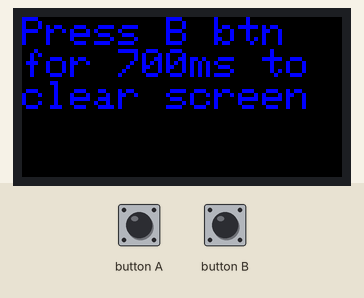
Recording of a program running on a simulated ESP32. Shown: 160×80 colour display. The inputs (shaded band) are chosen by the test bench.

Above: at 1.3 s.
1.4 s: button A pressed for 0.15 s
At 2.4 s:
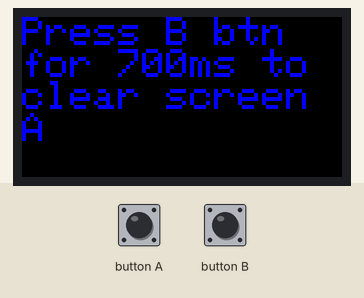
3.0 s: button B pressed for 0.15 s
At 3.6 s:
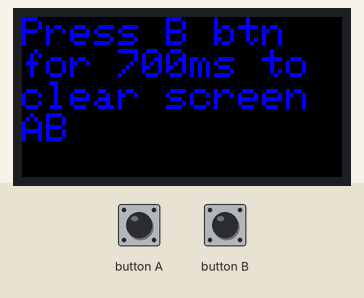
4.6 s: button A pressed for 1 s
At 6.0 s:
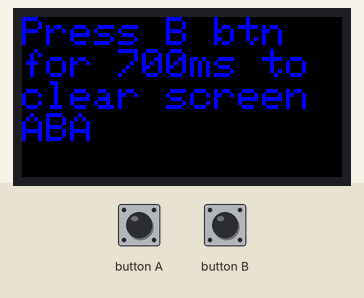
7.1 s: button A pressed for 0.15 s
At 7.9 s:
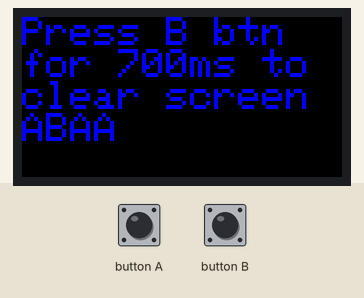
8.7 s: button B pressed for 1 s
At 10.4 s:
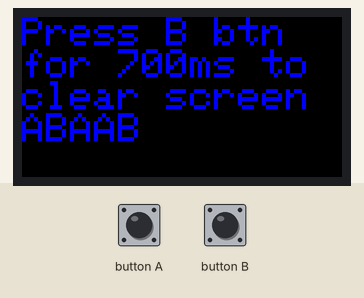
11.2 s: button B pressed for 0.15 s
At 12.2 s:
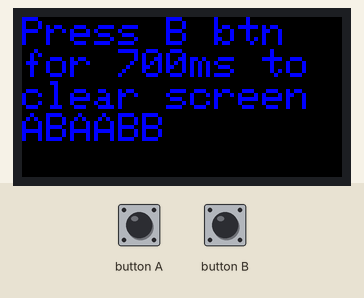
Timing chart, 0 to 13.8 s (numbered marks = the images above; inputs shaded):
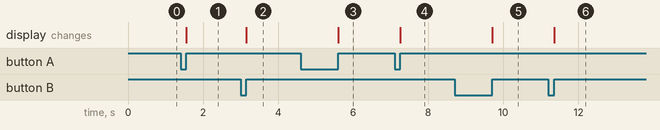

The program:

main.cpp
```cpp
#include <M5StickC.h>


void setup() {
    M5.begin();  // M5StickCの初期化
    M5.Lcd.setTextSize(2);              // フォントサイズ
    M5.Lcd.setTextColor(BLUE);          // フォントカラー
    M5.Lcd.setRotation(3);              // 画面の向き
    M5.Lcd.println("Press B btn");      // LCDに表示して改行
    M5.Lcd.println("for 700ms to");
    M5.Lcd.println("clear screen");
}

void loop() {
    M5.update();  // M5StickCの状態を取得

    if (M5.BtnA.wasReleased()) {            // Aボタンが押されたら
        M5.Lcd.print('A');                  // LCDにAを表示
    }
    else if (M5.BtnB.wasReleased()) {       // Bボタンが押されたら
        M5.Lcd.print('B');                  // LCDにBを表示
    }
    else if (M5.BtnB.wasReleasefor(700)) {  // Bボタンが700ms以上押されたら
        M5.Lcd.fillScreen(BLACK);           // LCDを黒で塗りつぶす
        M5.Lcd.setCursor(0, 0);             // カーソルを初期位置に移動
    }
}
```

Measured:
- after the input at 1.4 s, the display: changes after 0.15 s (image 1)
- after the input at 3.0 s, the display: changes after 0.15 s (image 2)
- after the input at 4.6 s, the display: changes after 1.0 s (image 3)
- after the input at 7.1 s, the display: changes after 0.15 s (image 4)
- after the input at 8.7 s, the display: changes after 1.0 s (image 5)
- after the input at 11.2 s, the display: changes after 0.15 s (image 6)
